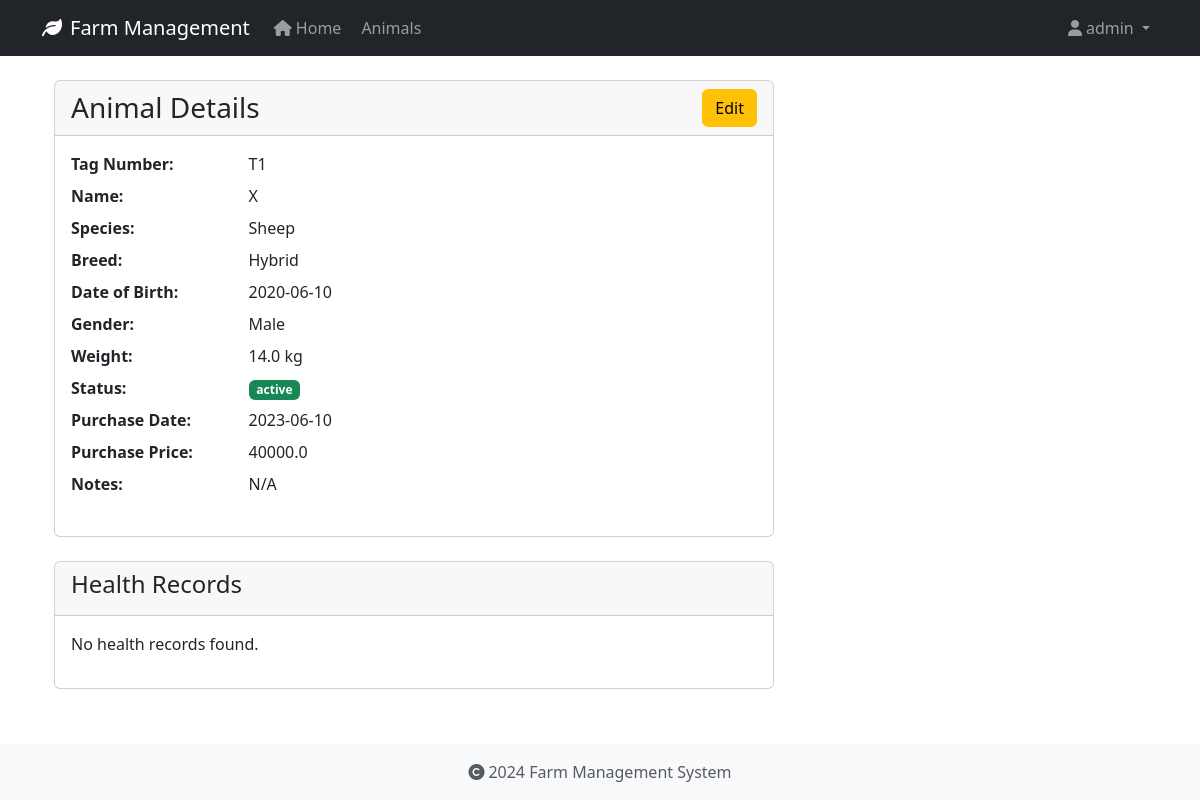
The app's page /animals/1 (signed in) with its own data.
### app/models/user.py (models this page shows, shortened)
class User(UserMixin, db.Model):
    id = db.Column(db.Integer, primary_key=True)
    username = db.Column(db.String(80), unique=True, nullable=False)
    email = db.Column(db.String(120), unique=True, nullable=False)
    password_hash = db.Column(db.String(128))
    role = db.Column(db.String(20), default='user')
    created_at = db.Column(db.DateTime, default=datetime.utcnow)
    last_login = db.Column(db.DateTime)
    is_active = db.Column(db.Boolean, default=True)
    first_name = db.Column(db.String(50))
    last_name = db.Column(db.String(50))
    reset_token = db.Column(db.String(100), unique=True)  # Store password reset token
    reset_token_expiration = db.Column(db.DateTime)       # Store token expiration time

### app/models/animal.py (models this page shows, shortened)
class Animal(db.Model):
    id = db.Column(db.Integer, primary_key=True)
    tag_number = db.Column(db.String(50), unique=True, nullable=False, index=True)
    name = db.Column(db.String(100), nullable=True)  # Explicitly mark as nullable
    species = db.Column(db.String(50), nullable=False, index=True)
    breed = db.Column(db.String(50), nullable=True)
    date_of_birth = db.Column(db.Date, nullable=True)
    gender = db.Column(db.String(20), nullable=True)
    weight = db.Column(db.Float, nullable=True)
    status = db.Column(db.String(20), default='active', nullable=False)
    purchase_date = db.Column(db.Date, nullable=True)
    purchase_price = db.Column(db.Float, nullable=True)
    notes = db.Column(db.Text, nullable=True)
    created_at = db.Column(db.DateTime, default=datetime.utcnow, nullable=False)
    updated_at = db.Column(db.DateTime, default=datetime.utcnow, onupdate=datetime.utcnow, nullable=False)
    wool_type = db.Column(db.String(50), nullable=True)
    last_shearing = db.Column(db.Date, nullable=True)
    fleece_weight = db.Column(db.Float, nullable=True)
    wool_grade = db.Column(db.String(20), nullable=True)
    lambing_status = db.Column(db.String(50), nullable=True)
    lambing_date = db.Column(db.Date, nullable=True)
    milk_production = db.Column(db.Float, nullable=True)
    last_milking = db.Column(db.Date, nullable=True)  # Changed from DateTime to Date
    milk_quality = db.Column(db.String(20), nullable=True)
    calving_status = db.Column(db.String(50), nullable=True)
    calving_date = db.Column(db.Date, nullable=True)
    milk_fat_content = db.Column(db.Float, nullable=True)
    egg_production = db.Column(db.Integer, nullable=True)
    egg_color = db.Column(db.String(20), nullable=True)
    comb_type = db.Column(db.String(20), nullable=True)
    laying_status = db.Column(db.String(20), nullable=True)
    last_laying_date = db.Column(db.Date, nullable=True)
    egg_size = db.Column(db.String(20), nullable=True)
    category = db.Column(db.String(50), nullable=True)
    special_needs = db.Column(db.Text, nullable=True)
    diet_requirements = db.Column(db.Text, nullable=True)
    habitat = db.Column(db.String(100), nullable=True)
    health_records = db.relationship('HealthRecord', backref='animal', lazy=True, cascade='all, delete-orphan')

### app/routes/animals.py (the view)
@bp.route('/<int:id>')
@login_required
def view(id):
    animal = Animal.query.get_or_404(id)
    return render_template('animals/view.html', animal=animal)

### app/models/user.py (called while the page is built)
@login_manager.user_loader
def load_user(user_id):
    return User.query.get(int(user_id))

### app/templates/animals/view.html (shortened to what this page needs)
{% extends "base.html" %}
{% block content %}
<div class="container">
    <div class="row">
        <div class="col-md-8">
            <div class="card">
                <div class="card-header">
                    <div class="d-flex justify-content-between align-items-center">
                        <h3 class="card-title mb-0">Animal Details</h3>
                        <a href="{{ url_for('animals.edit', id=animal.id) }}" class="btn btn-warning">Edit</a>
                    </div>
                </div>
                <div class="card-body">
                    <dl class="row">
                        <dt class="col-sm-3">Tag Number:</dt>
                        <dd class="col-sm-9">{{ animal.tag_number }}</dd>
                        <dt class="col-sm-3">Name:</dt>
                        <dd class="col-sm-9">{{ animal.name or 'N/A' }}</dd>
                        <dt class="col-sm-3">Species:</dt>
                        <dd class="col-sm-9">{{ animal.species }}</dd>
                        <dt class="col-sm-3">Breed:</dt>
                        <dd class="col-sm-9">{{ animal.breed or 'N/A' }}</dd>
                        <dt class="col-sm-3">Date of Birth:</dt>
                        <dd class="col-sm-9">{{ animal.date_of_birth.strftime('%Y-%m-%d') if animal.date_of_birth else 'N/A' }}</dd>
                        <dt class="col-sm-3">Gender:</dt>
                        <dd class="col-sm-9">{{ animal.gender or 'N/A' }}</dd>
                        <dt class="col-sm-3">Weight:</dt>
                        <dd class="col-sm-9">{{ animal.weight|round(2) if animal.weight else 'N/A' }} kg</dd>
                        <dt class="col-sm-3">Status:</dt>
                        <dd class="col-sm-9">
                            <span class="badge {% if animal.status == 'active' %}bg-success{% else %}bg-secondary{% endif %}">
                                {{ animal.status }}
                            </span>
                        </dd>
                        <dt class="col-sm-3">Purchase Date:</dt>
                        <dd class="col-sm-9">{{ animal.purchase_date.strftime('%Y-%m-%d') if animal.purchase_date else 'N/A' }}</dd>
                        <dt class="col-sm-3">Purchase Price:</dt>
                        <dd class="col-sm-9">{{ animal.purchase_price|round(2) if animal.purchase_price else 'N/A' }}</dd>
                        <dt class="col-sm-3">Notes:</dt>
                        <dd class="col-sm-9">{{ animal.notes or 'N/A' }}</dd>
                    </dl>
                </div>
            </div>
            <div class="card mt-4">
                <div class="card-header">
                    <h4>Health Records</h4>
                </div>
                <div class="card-body">
                    {% if animal.health_records %}
                        <table class="table">
                            <thead>
                                <tr>
                                    <th>Date</th>
                                    <th>Type</th>
                                    <th>Description</th>
                                    <th>Next Due</th>
                                </tr>
                            </thead>
                            <tbody>
                                {% for record in animal.health_records %}
                                <tr>
                                    <td>{{ record.date.strftime('%Y-%m-%d') }}</td>
                                    <td>{{ record.record_type }}</td>
                                    <td>{{ record.description }}</td>
                                    <td>{{ record.next_due_date.strftime('%Y-%m-%d') if record.next_due_date else 'N/A' }}</td>
                                </tr>
                                {% endfor %}
                            </tbody>
                        </table>
                    {% else %}
                        <p>No health records found.</p>
                    {% endif %}
                </div>
            </div>
        </div>
    </div>
</div>
{% endblock %}

### app/templates/base.html (shortened to what this page needs)
<!DOCTYPE html>
<html lang="en">
<head>
    <link rel="stylesheet" href="https://cdn.jsdelivr.net/npm/bootstrap@5.3.2/dist/css/bootstrap.min.css">
    <link rel="stylesheet" href="https://cdnjs.cloudflare.com/ajax/libs/font-awesome/6.0.0/css/all.min.css">
    <link rel="stylesheet" href="{{ url_for('static', filename='css/main.css') }}">
</head>
<body>
    <nav class="navbar navbar-expand-lg navbar-dark bg-dark">
        <div class="container">
            <a class="navbar-brand" href="{{ url_for('main.index') }}">
                <i class="fas fa-leaf me-2"></i>Farm Management
            </a>
            <div class="collapse navbar-collapse" id="navbarNav">
                <ul class="navbar-nav">
                    <li class="nav-item">
                        <a class="nav-link" href="{{ url_for('main.index') }}">
                            <i class="fas fa-home me-1"></i>Home
                        </a>
                    </li>
                    <li class="nav-item">
                        <a class="nav-link" href="{{ url_for('animals.index') }}">
                            Animals
                        </a>
                    </li>
                </ul>
                <ul class="navbar-nav ms-auto">
                    {% if current_user.is_authenticated %}
                        <li class="nav-item dropdown">
                            <a class="nav-link dropdown-toggle" href="#" id="userDropdown" role="button" data-bs-toggle="dropdown">
                                <i class="fas fa-user me-1"></i>{{ current_user.username }}
                            </a>
                        </li>
                    {% endif %}
                </ul>
            </div>
        </div>
    </nav>
    <main class="container mt-4">
        {% block content %}
        {% endblock %}
    </main>
    <footer class="footer mt-auto py-3 bg-light">
        <div class="container text-center">
            <span class="text-muted">
                <i class="fas fa-copyright me-1"></i>2024 Farm Management System
            </span>
        </div>
    </footer>
</body>
</html>

### app/static/css/main.css (style rules this page uses)
body { min-height: 100vh; display: flex; flex-direction: column; }
main { flex: 1 0 auto; }
.footer { flex-shrink: 0; }

### records on screen
User: username "admin"
Animal: tag_number "T1", name "X", species "Sheep", breed "Hybrid", date_of_birth "2020-06-10", gender "Male", weight "14.0", status "active", purchase_date "2023-06-10", purchase_price "40000.0", notes "N/A"
